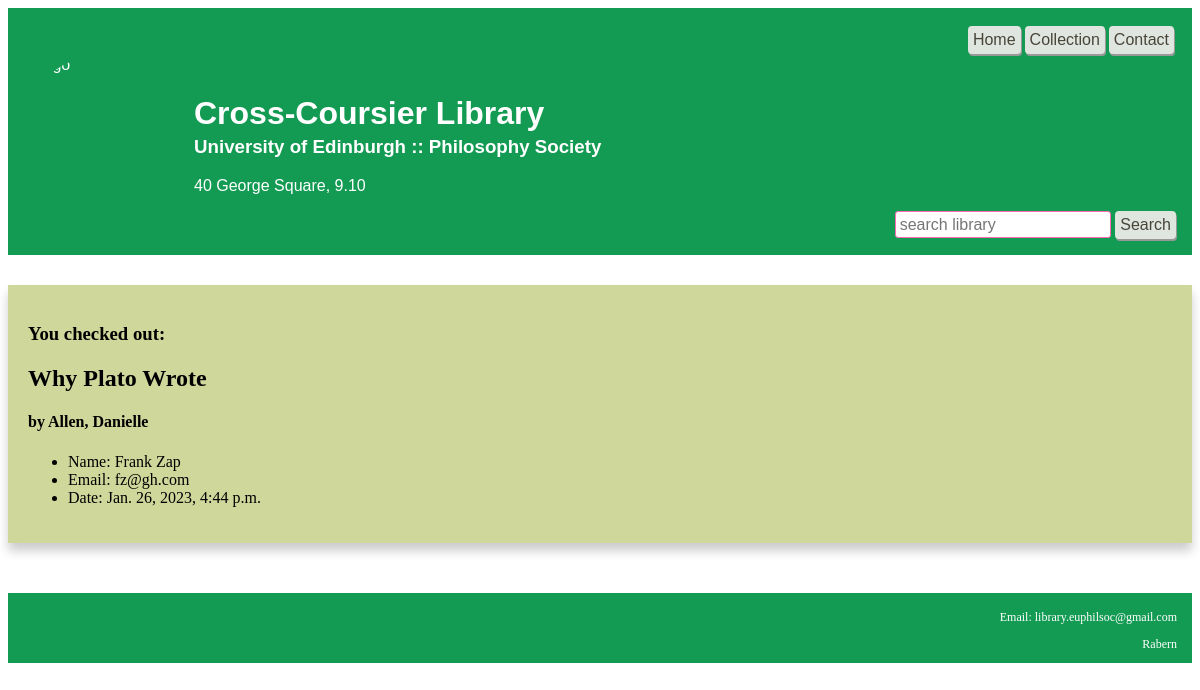
The app's page /library/confirm/3/ with its own data.
### libraryapp/models.py (models this page shows, shortened)
class Borrow(models.Model):
    checked_out=models.DateTimeField(auto_now_add = True)
    borrower_name=models.CharField(max_length =50)
    borrower_email=models.EmailField(max_length=50)
    book=models.ForeignKey(
        Book,
        related_name="book",
        on_delete=models.CASCADE)

class Book(models.Model):
    call_number = models.CharField(max_length =50)
    author = models.CharField(max_length =100)
    title = models.CharField(max_length =100)
    year = models.CharField(max_length =50)
    publisher = models.CharField(max_length =100)
    isbn = models.CharField(max_length =100)
    inventory = models.SmallIntegerField()
    available = models.SmallIntegerField()
    language = models.CharField(max_length =100)
    notes = models.TextField(null=True)

### libraryapp/views.py (the view)
# urls.py: path('confirm/<int:id>/', confirm, name ="confirm"),
def confirm(request,id):
    borrow = Borrow.objects.get(id=id)
    context = {"borrow": borrow}
    return render(request, "library/confirm.html", context)

### libraryapp/templates/library/confirm.html (shortened to what this page needs)
{% extends 'base.html' %}
{% block content %}
<div class="card">
    <div class="container">
<h3> You checked out:</h3>
        <h2><b>{{ borrow.book.title}}</b></h2>
        <h4> by {{ borrow.book.author }}</h4>
<ul>
    <li>Name: {{borrow.borrower_name}}</li>
    <li>Email: {{borrow.borrower_email}}</li>
    <li>Date: {{borrow.checked_out}}</li>
</ul>
</div>
</div>
{% endblock content %}

### libraryapp/static/css/books.css (style rules this page uses)
.card { background-color: #cfd79b; box-shadow: 0 8px 10px 0 rgba(0,0,0,0.2); }
.container { padding: 20px; }

### records on screen
Borrow: book "Why Plato Wrote", book.author "Allen, Danielle", borrower_name "Frank Zap", borrower_email "fz@gh.com", checked_out "Jan. 26, 2023, 4:44 p.m."
